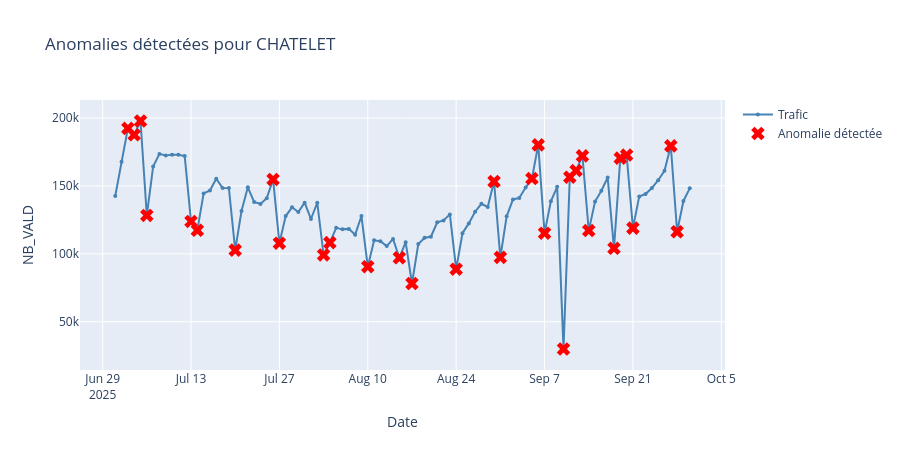

Notebook source saved alongside this figure:
### Code cell
# ============================================================
# VISUALISATION : anomalies sur un arret exemple
# ============================================================
# On regarde CHATELET pour voir où sont les anomalies dans le temps

arret = 'CHATELET'
df_arret = df[df['LIBELLE_ARRET'] == arret].sort_values('JOUR')
anom_arret = df_arret[df_arret['anomalie_iso']]

fig = go.Figure()

# Trafic normal
fig.add_trace(go.Scatter(
    x=df_arret['JOUR'], y=df_arret['NB_VALD'],
    mode='lines+markers', name='Trafic',
    line=dict(color='steelblue', width=2), marker=dict(size=4)
))

# Anomalies en rouge
fig.add_trace(go.Scatter(
    x=anom_arret['JOUR'], y=anom_arret['NB_VALD'],
    mode='markers', name='Anomalie détectée',
    marker=dict(color='red', size=12, symbol='x')
))

fig.update_layout(
    title=f'Anomalies détectées pour {arret}',
    xaxis_title='Date', yaxis_title='NB_VALD',
    height=450, hovermode='x unified'
)
fig.show()

print(f'{len(anom_arret)} anomalies détectées pour {arret} :')
display(anom_arret[['JOUR', 'NB_VALD', 'z_score', 'score_iso']])
